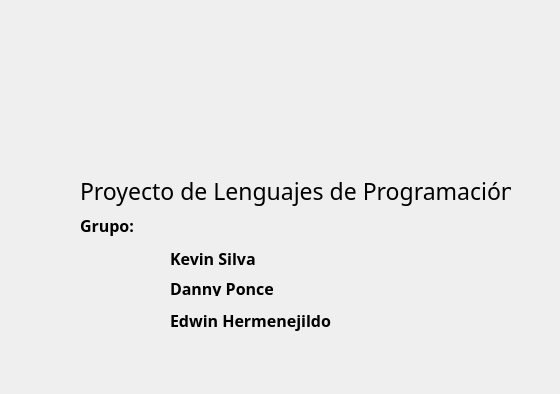
<?xml version="1.0" encoding="UTF-8"?>
<ui version="4.0">
 <class>acercaDe</class>
 <widget class="QMainWindow" name="acercaDe">
  <property name="geometry">
   <rect>
    <x>0</x>
    <y>0</y>
    <width>560</width>
    <height>394</height>
   </rect>
  </property>
  <property name="windowTitle">
   <string>MainWindow</string>
  </property>
  <property name="styleSheet">
   <string notr="true">#centralwidget{background-image: url(:/img/fondo4.jpg);}
</string>
  </property>
  <widget class="QWidget" name="centralwidget">
   <widget class="QLabel" name="label">
    <property name="geometry">
     <rect>
      <x>30</x>
      <y>20</y>
      <width>471</width>
      <height>131</height>
     </rect>
    </property>
    <property name="styleSheet">
     <string notr="true">#label{	background-image: url(:/img/TituloIco.png);}</string>
    </property>
    <property name="text">
     <string/>
    </property>
   </widget>
   <widget class="QLabel" name="label_2">
    <property name="geometry">
     <rect>
      <x>80</x>
      <y>160</y>
      <width>431</width>
      <height>61</height>
     </rect>
    </property>
    <property name="font">
     <font>
      <family>GrilledCheese BTN Toasted</family>
      <pointsize>17</pointsize>
     </font>
    </property>
    <property name="text">
     <string>Proyecto de Lenguajes de Programación</string>
    </property>
   </widget>
   <widget class="QLabel" name="label_3">
    <property name="geometry">
     <rect>
      <x>80</x>
      <y>200</y>
      <width>401</width>
      <height>51</height>
     </rect>
    </property>
    <property name="font">
     <font>
      <family>Segoe Print</family>
      <pointsize>12</pointsize>
      <weight>75</weight>
      <bold>true</bold>
     </font>
    </property>
    <property name="text">
     <string>Grupo:</string>
    </property>
   </widget>
   <widget class="QLabel" name="label_4">
    <property name="geometry">
     <rect>
      <x>170</x>
      <y>250</y>
      <width>161</width>
      <height>16</height>
     </rect>
    </property>
    <property name="font">
     <font>
      <family>Segoe Print</family>
      <pointsize>12</pointsize>
      <weight>75</weight>
      <bold>true</bold>
     </font>
    </property>
    <property name="text">
     <string>Kevin Silva</string>
    </property>
   </widget>
   <widget class="QLabel" name="label_5">
    <property name="geometry">
     <rect>
      <x>170</x>
      <y>280</y>
      <width>161</width>
      <height>16</height>
     </rect>
    </property>
    <property name="font">
     <font>
      <family>Segoe Print</family>
      <pointsize>12</pointsize>
      <weight>75</weight>
      <bold>true</bold>
     </font>
    </property>
    <property name="text">
     <string>Danny Ponce</string>
    </property>
   </widget>
   <widget class="QLabel" name="label_6">
    <property name="geometry">
     <rect>
      <x>170</x>
      <y>310</y>
      <width>171</width>
      <height>21</height>
     </rect>
    </property>
    <property name="font">
     <font>
      <family>Segoe Print</family>
      <pointsize>12</pointsize>
      <weight>75</weight>
      <bold>true</bold>
     </font>
    </property>
    <property name="text">
     <string>Edwin Hermenejildo</string>
    </property>
   </widget>
   <widget class="QPushButton" name="pushButton">
    <property name="geometry">
     <rect>
      <x>430</x>
      <y>310</y>
      <width>101</width>
      <height>71</height>
     </rect>
    </property>
    <property name="text">
     <string/>
    </property>
    <property name="icon">
     <iconset resource="img.qrc">
      <normaloff>:/img/ok.png</normaloff>:/img/ok.png</iconset>
    </property>
    <property name="iconSize">
     <size>
      <width>52</width>
      <height>52</height>
     </size>
    </property>
    <property name="flat">
     <bool>true</bool>
    </property>
   </widget>
  </widget>
 </widget>
 <resources>
  <include location="img.qrc"/>
 </resources>
 <connections/>
</ui>
